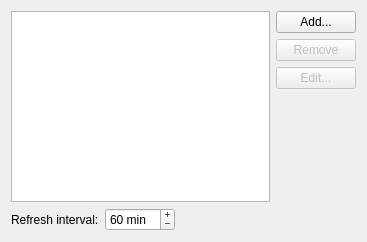
<?xml version="1.0" encoding="UTF-8"?>
<ui version="4.0">
 <class>Core::Internal::LocatorSettingsWidget</class>
 <widget class="QWidget" name="Core::Internal::LocatorSettingsWidget">
  <property name="geometry">
   <rect>
    <x>0</x>
    <y>0</y>
    <width>367</width>
    <height>242</height>
   </rect>
  </property>
  <property name="windowTitle">
   <string>Configure Filters</string>
  </property>
  <layout class="QGridLayout" name="gridLayout">
   <item row="0" column="0">
    <widget class="QListWidget" name="filterList">
     <property name="font">
      <font/>
     </property>
    </widget>
   </item>
   <item row="0" column="1">
    <layout class="QVBoxLayout">
     <item>
      <widget class="QPushButton" name="addButton">
       <property name="text">
        <string>Add...</string>
       </property>
      </widget>
     </item>
     <item>
      <widget class="QPushButton" name="removeButton">
       <property name="enabled">
        <bool>false</bool>
       </property>
       <property name="text">
        <string>Remove</string>
       </property>
      </widget>
     </item>
     <item>
      <widget class="QPushButton" name="editButton">
       <property name="enabled">
        <bool>false</bool>
       </property>
       <property name="text">
        <string>Edit...</string>
       </property>
      </widget>
     </item>
     <item>
      <spacer>
       <property name="orientation">
        <enum>Qt::Vertical</enum>
       </property>
       <property name="sizeHint" stdset="0">
        <size>
         <width>20</width>
         <height>40</height>
        </size>
       </property>
      </spacer>
     </item>
    </layout>
   </item>
   <item row="1" column="0" colspan="2">
    <layout class="QHBoxLayout">
     <item>
      <widget class="QLabel" name="refreshIntervalLabel">
       <property name="toolTip">
        <string>Locator filters that do not update their cached data immediately, such as the custom directory filters, update it after this time interval.</string>
       </property>
       <property name="text">
        <string>Refresh interval:</string>
       </property>
      </widget>
     </item>
     <item>
      <widget class="QSpinBox" name="refreshInterval">
       <property name="frame">
        <bool>true</bool>
       </property>
       <property name="buttonSymbols">
        <enum>QAbstractSpinBox::PlusMinus</enum>
       </property>
       <property name="suffix">
        <string> min</string>
       </property>
       <property name="maximum">
        <number>320</number>
       </property>
       <property name="singleStep">
        <number>5</number>
       </property>
       <property name="value">
        <number>60</number>
       </property>
      </widget>
     </item>
     <item>
      <spacer>
       <property name="orientation">
        <enum>Qt::Horizontal</enum>
       </property>
       <property name="sizeHint" stdset="0">
        <size>
         <width>40</width>
         <height>20</height>
        </size>
       </property>
      </spacer>
     </item>
    </layout>
   </item>
  </layout>
 </widget>
 <resources/>
 <connections/>
</ui>
